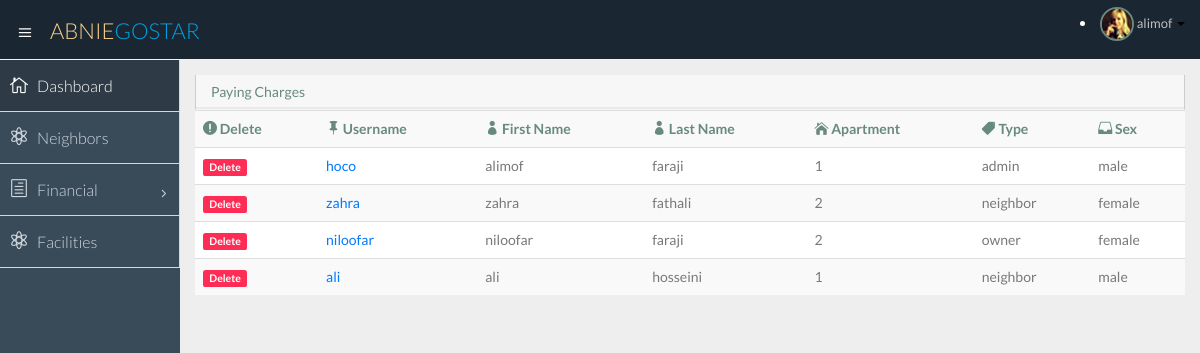
The page /home/neighbors/ (signed in) on the database its author committed.
### polls/models.py (models this page shows)
class Neighbor(models.Model):
    user = models.ForeignKey(User, unique=True)
    national_id = models.CharField(max_length=10, primary_key=True, null=False, default='1111')
    apartment = models.ForeignKey('Apartment', on_delete=models.CASCADE, default=0, null=True)
    sex = models.CharField(max_length=5, null=True)
    type = models.CharField(max_length=30, null=True)
    bank_account = models.CharField(max_length=30, null=True)
    _bank = models.ForeignKey('Bank', on_delete=models.CASCADE, null=True)

### polls/views.py (the view)
# urls.py: url(r'^neighbors/remove/([a-z]+)$', views.removeNeighbor, name = 'removeNeighbor'),
def neighbors(request):
    if not request.user.is_authenticated():
        return HttpResponseRedirect('/login/')
    if request.user.is_authenticated():
        user = Neighbor.objects.get(     user = User.objects.get(      username=request.user.get_username())    )
        context = {}
        context['user'] = user
        p = Neighbor.objects.all().order_by('-user__last_login')
        context['neighbors'] = p #todo
        return render(request, 'polls/neighbors.html', context)
    return render(request, 'polls/facility.html', {})  # todo

### polls/templates/polls/neighbors.html
{% extends 'polls/temp1.html' %}
{% block content %}
<div class="row">
                  <div class="col-lg-12">
                      <section class="panel">
                          <header class="panel-heading">
                              Paying Charges
                          </header>
                          <table class="table table-striped table-advance table-hover">
                           <tbody>
                              <tr>
                                  {% if user.type == 'admin' %}
                                  <th><i class="icon_error-circle"></i> Delete</th>
                                  {% endif %}
                                  <th><i class="icon_pushpin"></i> Username </th>
                                 <th><i class="icon_profile"></i> First Name</th>
                                 <th><i class="icon_profile"></i> Last Name</th>
                                 <th><i class="icon_house"></i> Apartment</th>
                                <th><i class="icon_tag"></i> Type</th>
                                 <th><i class="icon_drawer"></i> Sex</th>
                              </tr>
                {% for neighbor in neighbors%}
                              <tr>
                              {% if user.type == 'admin' %}
                                  <td> <a class="label label-danger" href="{% url 'removeNeighbor' neighbor.user.username %}"> Delete </a> </td>
                                  {% endif %}
                              <td> <a href="{% url 'detailsNeighbor' neighbor.user.username %}">{{ neighbor.user.username }}</a> </td>
                              <td> {{ neighbor.user.first_name }}</td>
                              <td> {{ neighbor.user.last_name}}</td>
                              <td> {{ neighbor.apartment_id}}</td>
                              <td> {{ neighbor.type}}</td>
                              <td> {{ neighbor.sex}}</td>
                              </tr>
                {% endfor %}
                           </tbody>
                        </table>
                      </section>
                  </div>
              </div>
{% endblock %}

### polls/templates/polls/temp1.html (shortened to what this page needs)
<!DOCTYPE html>
<html lang="en">
<head>
</head>
<body>
    <!DOCTYPE html>
<html lang="en">
  <head>
    {% load static %}
    {% load static %}
    <link href="{% static "polls/css/bootstrap.min.css" %}" rel="stylesheet">
    {% load static %}
    <link href="{% static "polls/css/bootstrap-theme.css" %}" rel="stylesheet">
    {% load static %}
    <link href="{% static "polls/css/elegant-icons-style.css" %}" rel="stylesheet" />
    {% load static %}
    <link href="{% static "polls/css/font-awesome.min.css" %}" rel="stylesheet" />
    {% load static %}
    <link href="{% static "polls/css/style.css" %}" rel="stylesheet">
    {% load static %}
    <link href="{% static "polls/css/style-responsive.css" %}" rel="stylesheet" />
  </head>
  <body>
  <section id="container" class="">
    {% block header %}
     <header class="header dark-bg">
            <div class="toggle-nav">
                <div class="icon-reorder tooltips" data-original-title="Toggle Navigation" data-placement="bottom"><i class="icon_menu"></i></div>
            </div>
            <a href="index.html" class="logo">Abnie<span class="lite">Gostar</span></a>
            <div class="top-nav notification-row">
                    <li class="dropdown">
                        <a data-toggle="dropdown" class="dropdown-toggle" href="#">
                            <span class="profile-ava">
                                <img alt="" src="img/avatar1_small.jpg">
                            </span>
                            <span class="username">{{ user.user.first_name}}{{ owner.user.first_name}}</span>
                            <b class="caret"></b>
                        </a>
                    </li>
            </div>
      </header>
  {% endblock %}
  {% block sidebar %}
      <aside>
          <div id="sidebar"  class="nav-collapse ">
              <ul class="sidebar-menu">
                  <li class="active">
                      <a class="" href="{%  url 'index'%}">
                          <i class="icon_house_alt"></i>
                          <span>Dashboard</span>
                      </a>
                  </li>
{% if user.type != 'owner' and owner.type != 'owner' %}
				  <li>
                      <a class="" href="{%  url 'neighbors'     %}">
                          <i class="icon_genius"></i>
                          <span>Neighbors</span>
                      </a>
                  </li>
                  <li class="sub-menu">
                      <a href="javascript:;" class="">
                          <i class="icon_document_alt"></i>
                          <span>Financial</span>
                          <span class="menu-arrow arrow_carrot-right"></span>
                      </a>
                  </li>
				  <li>
                      <a class="" href="{%  url 'facilities' %}">
                          <i class="icon_genius"></i>
                          <span>Facilities</span>
                      </a>
                  </li>
                {% endif %}
              </ul>
          </div>
      {% endblock %}
      </aside>
      <section id="main-content">
          <section class="wrapper">
              {% block content %}
                                  {% load static %}
                                                      {% load static %}
                {% endblock %}
          </section>
      </section>
  </section>
    {% load static %}
    {% load static %}
    {% load static %}
    {% load static %}
    {% load static %}
    {% load static %}
  </body>
</html>
</body>
</html>

### rows shown on the page
Neighbor: user.first_name "alimof", shows "Delete", user.username "hoco", user.last_name "faraji", apartment_id "1", type "admin", sex "male"
Neighbor: user.username "zahra", user.first_name "zahra", user.last_name "fathali", apartment_id "2", type "neighbor", sex "female"
Neighbor: user.username "niloofar", user.first_name "niloofar", user.last_name "faraji", apartment_id "2", type "owner", sex "female"
Neighbor: user.username "ali", user.first_name "ali", user.last_name "hosseini", apartment_id "1", type "neighbor", sex "male"
